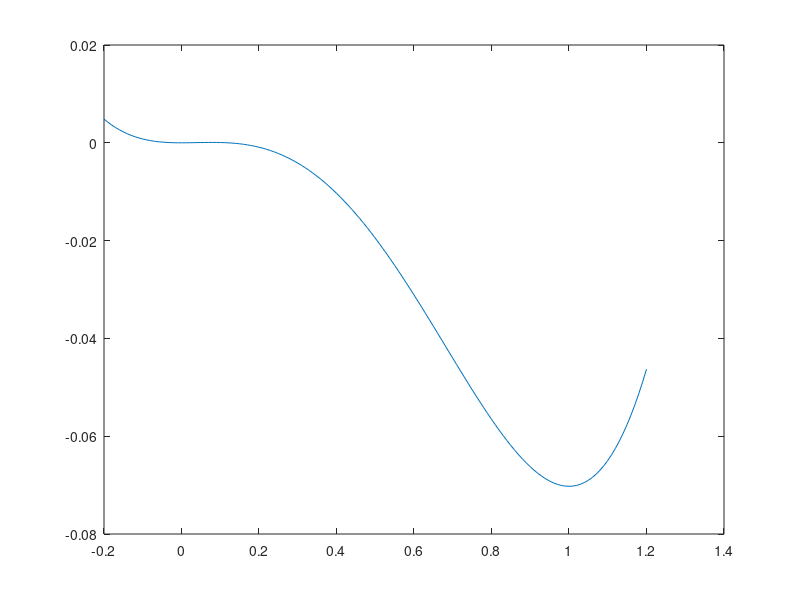

Source code (MATLAB):
%
% Copyright (c) 2018, Vishal_S
% All rights reserved. Please read the "license.txt" for license terms.
%
% Project Title: phase_field_kobayashi
% 
% Developer: Vishal S
% 
% Contact Info: vishalsubbu97@gmail.com
%
p = -0.2:0.01:1.2;
alpha = 0.9;
gamma = 10.0;
Teq = 1;
temp = 0;
mfactor =(alpha/3.1415)*atan(gamma*(Teq - temp));
F = 0.25.*(p.^4) - (0.5 -(1/3)*mfactor).*(p.^3) + (0.25 - 0.5*mfactor).*(p.^2);

plot(p,F)
